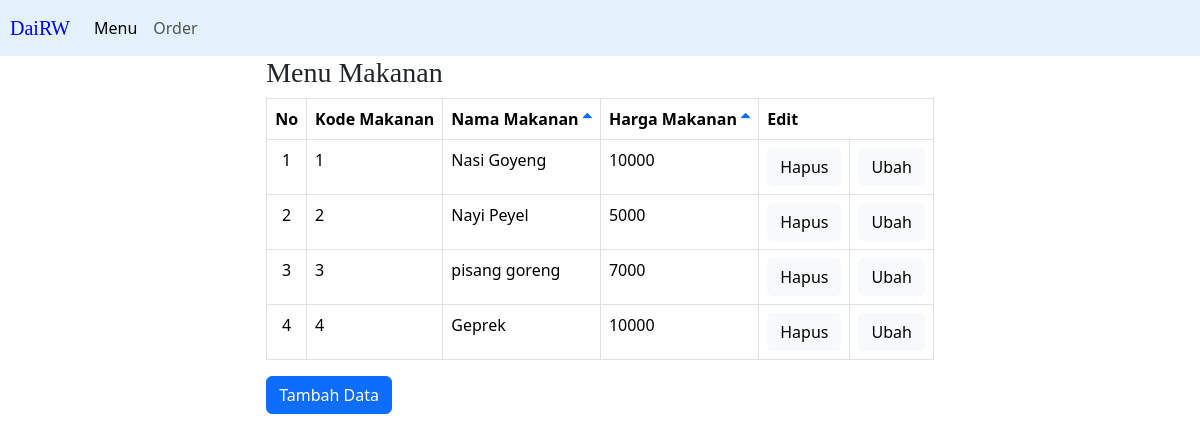
Page /menu.php on the committed database.
### tables this page shows
CREATE TABLE `menu` (
  `id_makanan` int(30) NOT NULL,
  `nama_makanan` varchar(30) NOT NULL,
  `harga` int(10) NOT NULL
);

### menu.php (the view, shortened to what this page needs)
<?php
include "koneksi.inc";
$data = mysqli_query($koneksi,"SELECT * FROM menu");
$sort_by_desc = mysqli_query($koneksi, "SELECT * FROM menu ORDER BY nama_makanan DESC");
$sort_by_asc = mysqli_query($koneksi, "SELECT * FROM menu ORDER BY nama_makanan");
$sort_harga_asc = mysqli_query($koneksi, "SELECT * FROM menu ORDER BY harga");
$sort_harga_desc = mysqli_query($koneksi, "SELECT * FROM menu ORDER BY harga DESC");
if(isset($_GET['sort'])){
	$data_sort = $_GET;
	if($data_sort['sort'] == 'ascM'){
		$sort = $sort_by_asc;
	} elseif($data_sort['sort'] == 'descM'){
		$sort = $sort_by_desc;
	} elseif($data_sort['sort'] == 'ascH'){
		$sort = $sort_harga_asc;
	} elseif($data_sort['sort'] == 'descH'){
		$sort = $sort_harga_desc;
	}
} else{
	$sort = $data;
}
?>
<!DOCTYPE html>
<html lang="en">
<head>
	<link rel="stylesheet" href="https://cdnjs.cloudflare.com/ajax/libs/font-awesome/4.7.0/css/font-awesome.min.css">
	<link href="https://cdn.jsdelivr.net/npm/bootstrap@5.3.2/dist/css/bootstrap.min.css" rel="stylesheet">
</head>
<body>
	<nav class="navbar navbar-expand-lg navbar-light" style="background-color: #e3f2fd;">
		<a class="navbar-brand" href="index.php" style="margin-left: 10px; font-family: cursive; color: blue;">DaiRW</a>
  		<div class="collapse navbar-collapse" id="navbarNavAltMarkup">
    		<div class="navbar-nav">
		      <a class="nav-item nav-link active" href="#">Menu</a>
		      <a class="nav-item nav-link" href="order.php">Order</a>
    		</div>
		</div>
	</nav>
	<div class="container">
		<div class="row justify-content-center">
			<div class="col-md-auto">
				<h3 style="font-family: Cursive;">Menu Makanan</h3>
				<table class="table table-bordered">
				    <tr>
				        <th>No</th>
				        <th>Kode Makanan</th>
				        <th>Nama Makanan
							<?php if(!isset($data_sort['sort']) || $data_sort['sort'] == 'ascM'): ?>
								<a href='menu.php?sort=descM'><i class="fa fa-sort-asc"></i></a>
							<?php else: ?>
								<a href='menu.php?sort=ascM'><i class="fa fa-sort-desc"></i></a>
							<?php endif; ?>
						</th>
				        <th>Harga Makanan
				        	<?php if(!isset($data_sort['sort']) || $data_sort['sort'] == 'ascH'): ?>
								<a href='menu.php?sort=descH'><i class="fa fa-sort-asc"></i></a>
							<?php else: ?>
								<a href='menu.php?sort=ascH'><i class="fa fa-sort-desc"></i></a>
							<?php endif; ?>
				        </th>
				        <th colspan=2>Edit</th>
				    </tr>
				    <?php
				    $no = 1;
				    while ($tampil = mysqli_fetch_array($sort)){
				        echo "
				        <tr>
				            <td align='center'>$no</td>
				            <td>$tampil[id_makanan]</td>
				            <td>$tampil[nama_makanan]</td>
				            <td>$tampil[harga]</td>
				            <td><a class='btn btn-light' href='?kode=$tampil[id_makanan]'>Hapus</a></td>
				            <td><a class='btn btn-light' href='editData.php?kode=$tampil[id_makanan]'>Ubah</a></td>
				        </tr>";
				        $no++;
				    }
				    ?>
				</table>
				<a class="btn btn-primary" href="insertData.php">Tambah Data</a>
			</div>
		</div>
	</div>
</body>
</html>

### rows in the picture
menu: id_makanan "1", nama_makanan "Nasi Goyeng", harga "10000"
menu: id_makanan "2", nama_makanan "Nayi Peyel", harga "5000"
menu: id_makanan "3", nama_makanan "pisang goreng", harga "7000"
menu: id_makanan "4", nama_makanan "Geprek", harga "10000"
